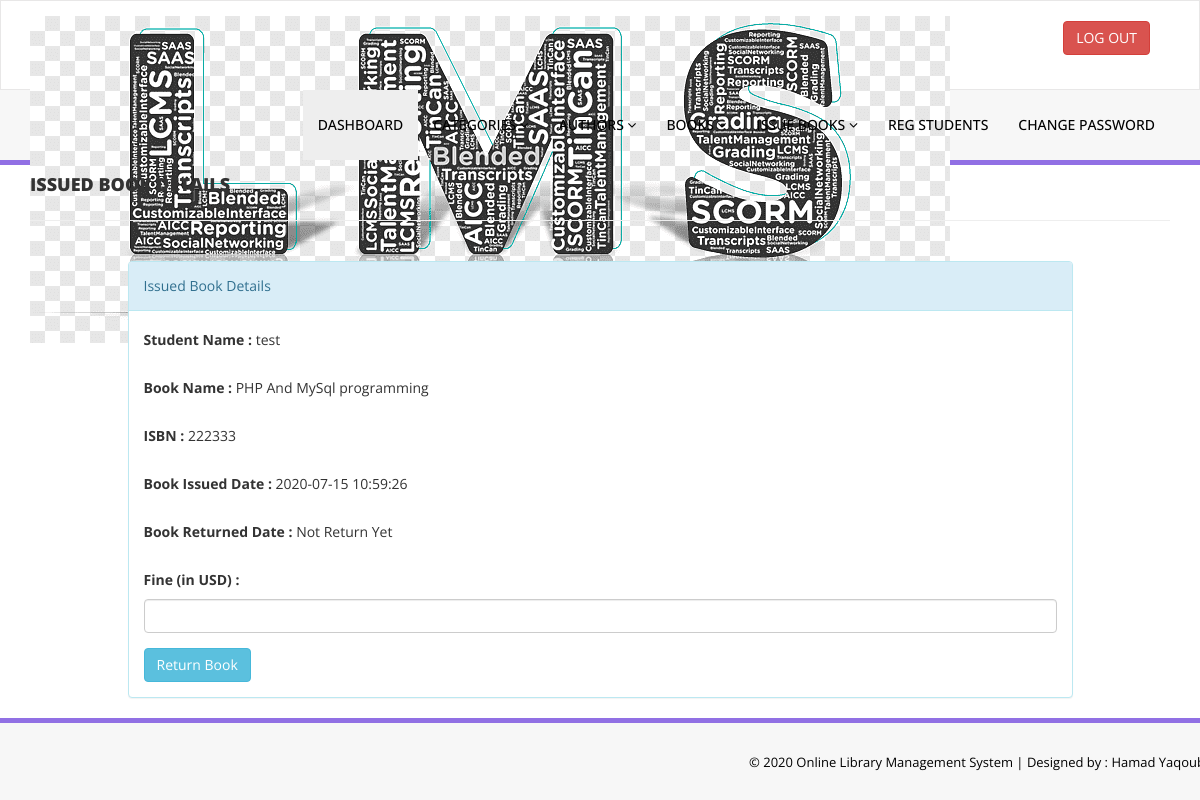
The page /library/admin/update-issue-bookdeails.php?rid=5 (signed in) on the database its author committed.
### tables this page shows
CREATE TABLE `tblissuedbookdetails` (
  `id` int(11) NOT NULL,
  `BookId` int(11) DEFAULT NULL,
  `StudentID` varchar(150) DEFAULT NULL,
  `IssuesDate` timestamp NULL DEFAULT CURRENT_TIMESTAMP,
  `ReturnDate` timestamp NULL DEFAULT NULL ON UPDATE CURRENT_TIMESTAMP,
  `RetrunStatus` int(1) DEFAULT NULL,
  `fine` int(11) DEFAULT NULL
);

CREATE TABLE `tblstudents` (
  `id` int(11) NOT NULL,
  `StudentId` varchar(100) DEFAULT NULL,
  `FullName` varchar(120) DEFAULT NULL,
  `EmailId` varchar(120) DEFAULT NULL,
  `MobileNumber` char(11) DEFAULT NULL,
  `Password` varchar(120) DEFAULT NULL,
  `Status` int(1) DEFAULT NULL,
  `RegDate` timestamp NULL DEFAULT CURRENT_TIMESTAMP,
  `UpdationDate` timestamp NULL DEFAULT NULL ON UPDATE CURRENT_TIMESTAMP
);

CREATE TABLE `tblbooks` (
  `id` int(11) NOT NULL,
  `BookName` varchar(255) DEFAULT NULL,
  `CatId` int(11) DEFAULT NULL,
  `AuthorId` int(11) DEFAULT NULL,
  `ISBNNumber` int(11) DEFAULT NULL,
  `BookPrice` int(11) DEFAULT NULL,
  `RegDate` timestamp NULL DEFAULT CURRENT_TIMESTAMP,
  `UpdationDate` timestamp NULL DEFAULT NULL ON UPDATE CURRENT_TIMESTAMP
);

### library/admin/update-issue-bookdeails.php (the view, shortened to what this page needs)
<?php
include('includes/config.php');
if(strlen($_SESSION['alogin'])==0)
    {
header('location:index.php');
}
else{
?>
<!DOCTYPE html>
<html xmlns="http://www.w3.org/1999/xhtml">
<head>
    <link href="assets/css/bootstrap.css" rel="stylesheet" />
    <link href="assets/css/font-awesome.css" rel="stylesheet" />
    <link href="assets/css/style.css" rel="stylesheet" />
</head>
<body>
<?php include('includes/header.php');?>
    <div class="content-wra
    <div class="content-wrapper">
         <div class="container">
        <div class="row pad-botm">
            <div class="col-md-12">
                <h4 class="header-line">Issued Book Details</h4>
                            </div>
</div>
<div class="row">
<div class="col-md-10 col-sm-6 col-xs-12 col-md-offset-1"">
<div class="panel panel-info">
<div class="panel-heading">
Issued Book Details
</div>
<div class="panel-body">
<form role="form" method="post">
<?php
$rid=intval($_GET['rid']);
$sql = "SELECT tblstudents.FullName,tblbooks.BookName,tblbooks.ISBNNumber,tblissuedbookdetails.IssuesDate,tblissuedbookdetails.ReturnDate,tblissuedbookdetails.id as rid,tblissuedbookdetails.fine,tblissuedbookdetails.RetrunStatus from  tblissuedbookdetails join tblstudents on tblstudents.StudentId=tblissuedbookdetails.StudentId join tblbooks on tblbooks.id=tblissuedbookdetails.BookId where tblissuedbookdetails.id=:rid";
$query = $dbh -> prepare($sql);
$query->bindParam(':rid',$rid,PDO::PARAM_STR);
$query->execute();
$results=$query->fetchAll(PDO::FETCH_OBJ);
if($query->rowCount() > 0)
{
foreach($results as $result)
{               ?>
<div class="form-group">
<label>Student Name :</label>
<?php echo htmlentities($result->FullName);?>
</div>
<div class="form-group">
<label>Book Name :</label>
<?php echo htmlentities($result->BookName);?>
</div>
<div class="form-group">
<label>ISBN :</label>
<?php echo htmlentities($result->ISBNNumber);?>
</div>
<div class="form-group">
<label>Book Issued Date :</label>
<?php echo htmlentities($result->IssuesDate);?>
</div>
<div class="form-group">
<label>Book Returned Date :</label>
<?php if($result->ReturnDate=="")
                                            {
                                                echo htmlentities("Not Return Yet");
                                            } else {
                                            echo htmlentities($result->ReturnDate);
}
                                            ?>
</div>
<div class="form-group">
<label>Fine (in USD) :</label>
<?php
if($result->fine=="")
{?>
<input class="form-control" type="text" name="fine" id="fine"  required />
<?php }else {
echo htmlentities($result->fine);
}
?>
</div>
 <?php if($result->RetrunStatus==0){?>
<button type="submit" name="return" id="submit" class="btn btn-info">Return Book </button>
 </div>
<?php }}} ?>
                            </div>
                        </div>
                            </div>
        </div>
    </div>
  <?php include('includes/footer.php');?>
</body>
</html>
<?php } ?>

### library/admin/assets/css/style.css (style rules this page uses)
.header-line { font-weight:900; padding-bottom:25px; border-bottom:1px solid #eeeeee; text-transform:uppercase; }
.pad-botm { padding-bottom:30px; }

### rows shown on the page
tblissuedbookdetails: tblstudents.FullName "test", BookId.BookName "PHP And MySql programming", BookId.ISBNNumber "222333", IssuesDate "2020-07-15 10:59:26", RetrunStatus "Return Book"
